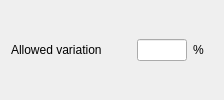
                    <widget class="QWidget" name="widget_stabTolDamping_allowedVariation_SSI" native="true">
                     <property name="sizePolicy">
                      <sizepolicy hsizetype="Fixed" vsizetype="Fixed">
                       <horstretch>0</horstretch>
                       <verstretch>0</verstretch>
                      </sizepolicy>
                     </property>
                     <property name="minimumSize">
                      <size>
                       <width>100</width>
                       <height>0</height>
                      </size>
                     </property>
                     <layout class="QHBoxLayout" name="horizontalLayout_41">
                      <property name="topMargin">
                       <number>0</number>
                      </property>
                      <property name="bottomMargin">
                       <number>0</number>
                      </property>
                      <item>
                       <widget class="QLabel" name="label_stabTolDamping_allowedVariation_SSI">
                        <property name="sizePolicy">
                         <sizepolicy hsizetype="Fixed" vsizetype="Fixed">
                          <horstretch>0</horstretch>
                          <verstretch>0</verstretch>
                         </sizepolicy>
                        </property>
                        <property name="minimumSize">
                         <size>
                          <width>120</width>
                          <height>0</height>
                         </size>
                        </property>
                        <property name="toolTip">
                         <string/>
                        </property>
                        <property name="toolTipDuration">
                         <number>0</number>
                        </property>
                        <property name="text">
                         <string>Allowed variation</string>
                        </property>
                        <property name="alignment">
                         <set>Qt::AlignJustify|Qt::AlignVCenter</set>
                        </property>
                       </widget>
                      </item>
                      <item alignment="Qt::AlignLeft">
                       <widget class="QLineEdit" name="lineEdit_stabTolDamping_allowedVariation_SSI">
                        <property name="enabled">
                         <bool>true</bool>
                        </property>
                        <property name="sizePolicy">
                         <sizepolicy hsizetype="Fixed" vsizetype="Fixed">
                          <horstretch>0</horstretch>
                          <verstretch>0</verstretch>
                         </sizepolicy>
                        </property>
                        <property name="minimumSize">
                         <size>
                          <width>30</width>
                          <height>0</height>
                         </size>
                        </property>
                        <property name="maximumSize">
                         <size>
                          <width>50</width>
                          <height>16777215</height>
                         </size>
                        </property>
                        <property name="toolTip">
                         <string>&lt;html&gt;&lt;head/&gt;&lt;body&gt;&lt;p&gt;The allowed variation, in percentage, of the damping ratio between consecutive models so that the model can be considered stable in the damping criteria&lt;/p&gt;&lt;/body&gt;&lt;/html&gt;</string>
                        </property>
                        <property name="maxLength">
                         <number>8</number>
                        </property>
                       </widget>
                      </item>
                      <item alignment="Qt::AlignLeft">
                       <widget class="QLabel" name="label_stabTolDamping_allowedVariationUnits_SSI">
                        <property name="sizePolicy">
                         <sizepolicy hsizetype="Fixed" vsizetype="Fixed">
                          <horstretch>0</horstretch>
                          <verstretch>0</verstretch>
                         </sizepolicy>
                        </property>
                        <property name="minimumSize">
                         <size>
                          <width>20</width>
                          <height>0</height>
                         </size>
                        </property>
                        <property name="text">
                         <string>%</string>
                        </property>
                       </widget>
                      </item>
                     </layout>
                    </widget>
